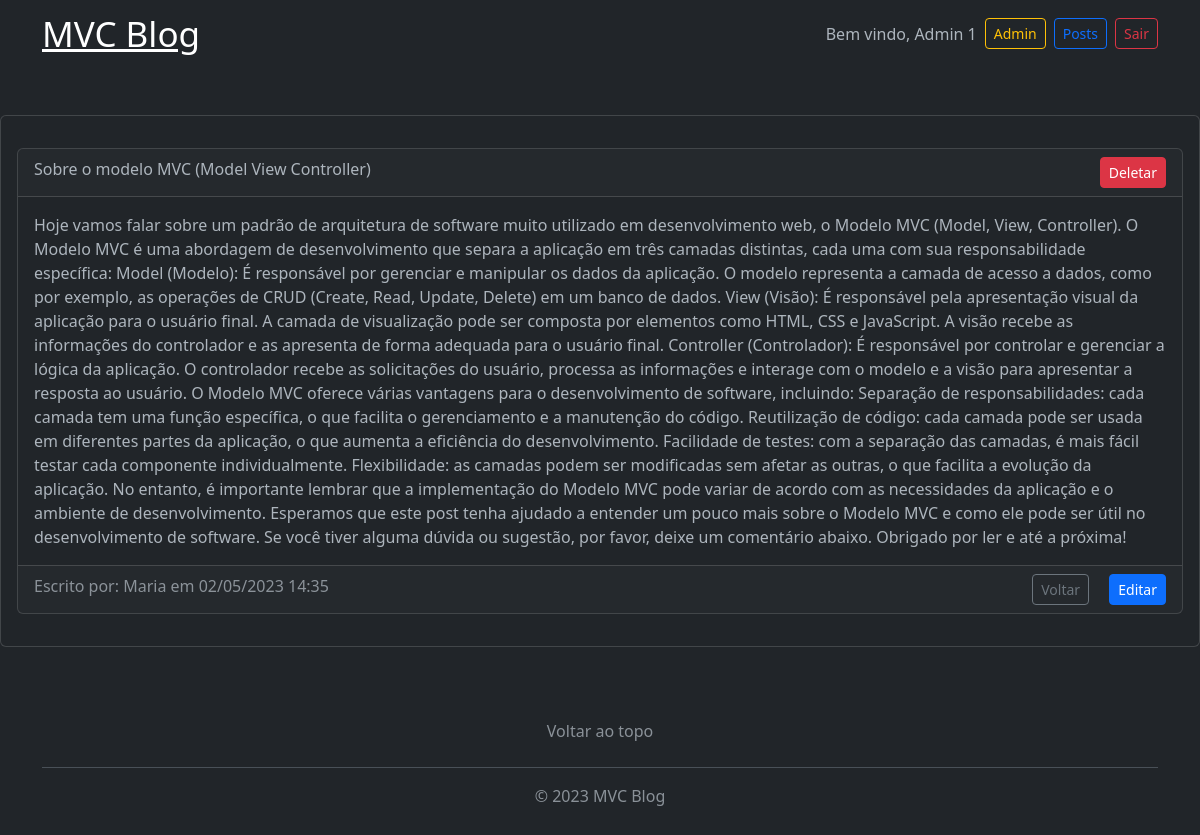
/posts/show/17 (signed in), run on the app's committed database.
### tables this page shows
CREATE TABLE IF NOT EXISTS `posts` (
  `id` int NOT NULL AUTO_INCREMENT,
  `usuario` int NOT NULL DEFAULT '0',
  `titulo` varchar(255) NOT NULL DEFAULT '',
  `conteudo` text NOT NULL,
  `created_at` timestamp NOT NULL DEFAULT CURRENT_TIMESTAMP,
  PRIMARY KEY (`id`)
);

CREATE TABLE IF NOT EXISTS `usuario` (
  `id` int NOT NULL AUTO_INCREMENT,
  `nome` varchar(255) NOT NULL,
  `email` varchar(255) NOT NULL,
  `senha` varchar(255) NOT NULL,
  `permissao` int NOT NULL DEFAULT '0',
  `created_at` timestamp NOT NULL DEFAULT CURRENT_TIMESTAMP,
  PRIMARY KEY (`id`)
);

### app/controllers/Posts.php (called while the page is built, shortened)
<?php
class Posts extends Controller
{
    public function __construct()
    {
        $this->postModel = $this->model('Post');
    }
    public function show($id)
    {
        $post = $this->postModel->getPostById($id);
        $data = [
            'post' => $post
        ];
        $this->view('posts/show', $data);
    }
}

### app/libraries/Router.php (called while the page is built, shortened)
<?php
class Router
{
    private $metodo = 'index';
    public function __construct()
    {
        $url = $this->url() ? $this->url() : [0];
        if (file_exists('../app/controllers/' . ucwords($url[0]) . '.php')) {
            unset($url[0]);
        }
        $this->controlador = new $this->controlador;
        if (isset($url[1])) {
            if (method_exists($this->controlador, $url[1])) {
                $this->metodo = $url[1];
                unset($url[1]);
            }
        }
        $this->parametros = $url ? array_values($url) : [];
        call_user_func_array([$this->controlador, $this->metodo], $this->parametros);
    }
    private function url()
    {
        $url = filter_input(INPUT_GET, 'url', FILTER_SANITIZE_URL);
        if (isset($url)) {
            $url = trim(rtrim($url));
            $url = explode('/', $url);
            return $url;
        }
    }
}

### app/libraries/Database.php (called while the page is built, shortened)
<?php
class Database
{
    private $host = 'localhost';
    private $username = 'root';
    private $password = '1234';
    private $db = 'mvcblog';
    private $port = '3306';
    private $dbh;
    private $stmt;
    public function __construct()
    {
        $dsn = 'mysql:host=' . $this->host . ';port=' . $this->port . ';dbname=' . $this->db;
        $options = [
            PDO::ATTR_PERSISTENT => TRUE,
            PDO::ATTR_ERRMODE => PDO::ERRMODE_EXCEPTION
        ];
        try {
            $this->dbh = new PDO($dsn, $this->username, $this->password, $options);
        } catch (PDOException $e) {
            print "Error: " . $e->getMessage() . "<br/>";
            die();
        }
    }
    public function query($sql)
    {
        $this->stmt = $this->dbh->prepare($sql);
    }
    public function bind($param, $value, $type = null)
    {
        if (is_null($type)) {
            switch (true) {
                default:
                    $type = PDO::PARAM_STR;
            }
        }
        $this->stmt->bindValue($param, $value, $type);
    }
    public function execute()
    {
        return $this->stmt->execute();
    }
    public function result()
    {
        $this->execute();
        return $this->stmt->fetch(PDO::FETCH_OBJ);
    }
}

### app/models/Post.php (called while the page is built, shortened)
<?php
class Post
{
    private $db;
    public function __construct()
    {
        $this->db = new Database();
    }
    public function getPostById($id)
    {
        $this->db->query("SELECT *,
        posts.id as postId,
        posts.created_at as postData,
        usuario.id as usuarioId,
        usuario.created_at as usuarioData
        FROM posts
        INNER JOIN usuario ON posts.usuario = usuario.id
        WHERE posts.id = :id");
        $this->db->bind('id', $id);
        return $this->db->result();
    }
}

### app/autoload.php (called while the page is built, shortened)
<?php
spl_autoload_register(function ($class) {
    $dirs = [
        'libraries',
        'helpers'
    ];
    foreach ($dirs as $dir) {
        $path = __DIR__ . DIRECTORY_SEPARATOR . $dir . DIRECTORY_SEPARATOR . $class . '.php';
    }
});

### app/helpers/Validation.php (called while the page is built, shortened)
<?php
class Validation
{
    public static function formatDate($date)
    {
        return date('d/m/Y H:i', strtotime($date));
    }
}

### app/views/posts/show.php (the view)
<div class=" my-5">
    <div class="card">
        <div class="card-body">
            <div class="card my-3">
                <div class="card-header">
                    <?php if (($data['post']->usuarioId == $_SESSION['user_id']) || $_SESSION['permissao'] === 1) { ?>
                        <form action="<?= URL . '/posts/deletar/' . $data['post']->postId ?>" method="POST">
                            <?= $data['post']->titulo ?>
                            <input type="submit" class="float-end btn btn-sm btn-danger" value="Deletar">
                        </form>
                    <?php } else { ?>
                        <?= $data['post']->titulo ?>
                    <?php } ?>
                </div>
                <div class="card-body">
                    <p class="card-text">
                        <?= $data['post']->conteudo ?>
                    </p>
                </div>
                <div class="card-footer text-muted">
                    Escrito por:
                    <?= $data['post']->nome ?> em
                    <?= Validation::formatDate($data['post']->postData) ?>
                    <div class="float-end">
                        <a class="btn btn-outline-secondary btn-sm" href="<?= URL ?>/posts">Voltar</a>
                        <?php if (($data['post']->usuarioId == $_SESSION['user_id']) || $_SESSION['permissao'] === 1) { ?>
                            <a href="<?= URL . '/posts/editar/' . $data['post']->postId ?>"
                                class="ms-3 btn btn-sm btn-primary">Editar</a>
                        <?php } ?>
                    </div>
                </div>
            </div>
        </div>
    </div>
</div>

### data on the page
posts: titulo "Sobre o modelo MVC (Model View Controller)", conteudo "Hoje vamos falar sobre um padrão de arquitetura de software muito utilizado em desenvolvimento web, o Modelo MVC (Model, View, Controller). O Modelo MVC é uma abordagem de desenvolvimento que separa a aplicação em três camadas distintas, cada uma com sua responsabilidade específica: Model (Modelo): É responsável por gerenciar e manipular os dados da aplicação. O modelo representa a camada de acesso a dados, como por exemplo, as operações de CRUD (Create, Read, Update, Delete) em um banco de dados. View (Visão): É responsável pela apresentação visual da aplicação para o usuário final. A camada de visualização pode ser composta por elementos como HTML, CSS e JavaScript. A visão recebe as…", usuario.nome "Maria", created_at "02/05/2023 14:35"

### other printed values
$_SESSION['user_name'] "Admin 1"
